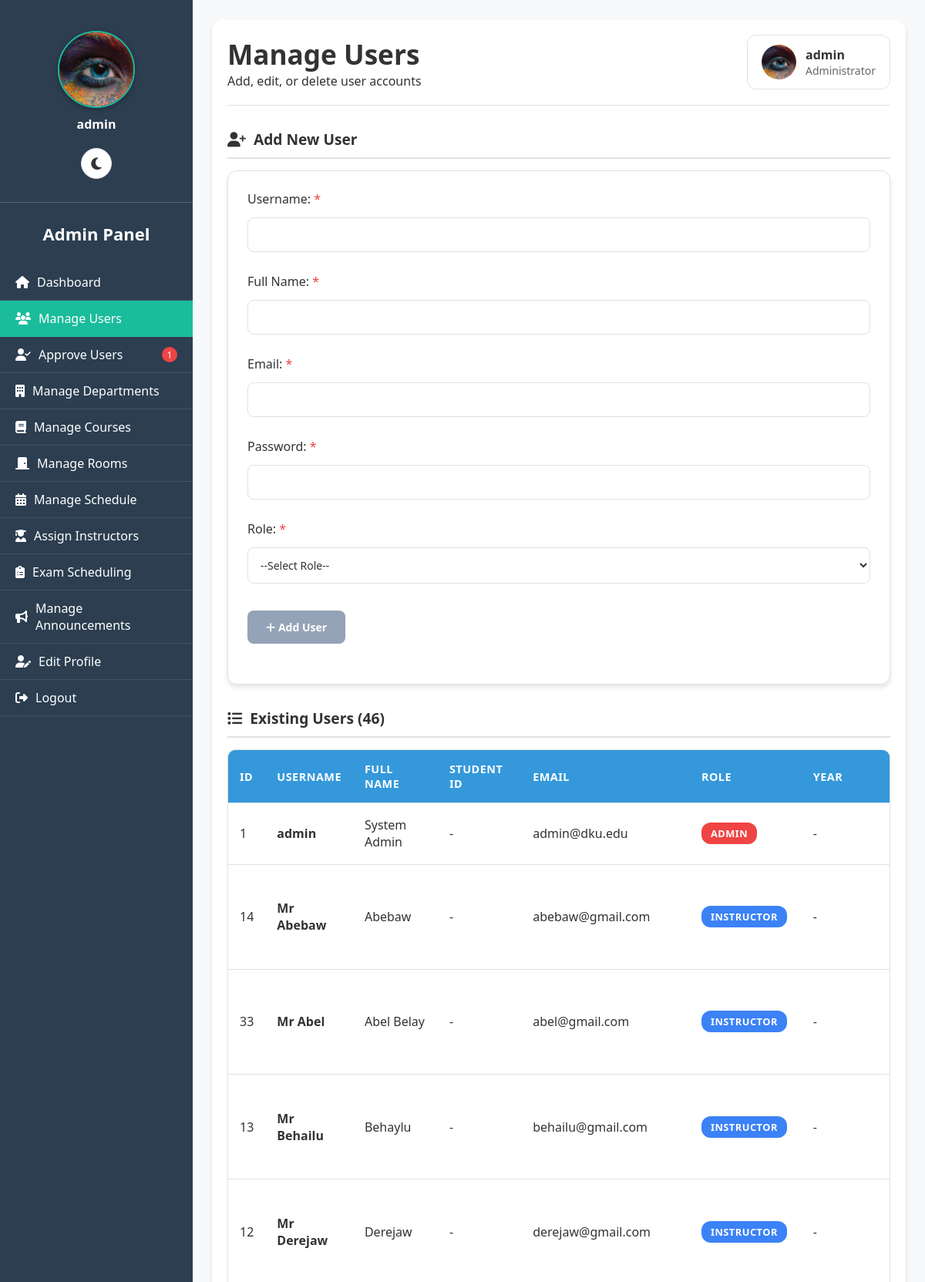
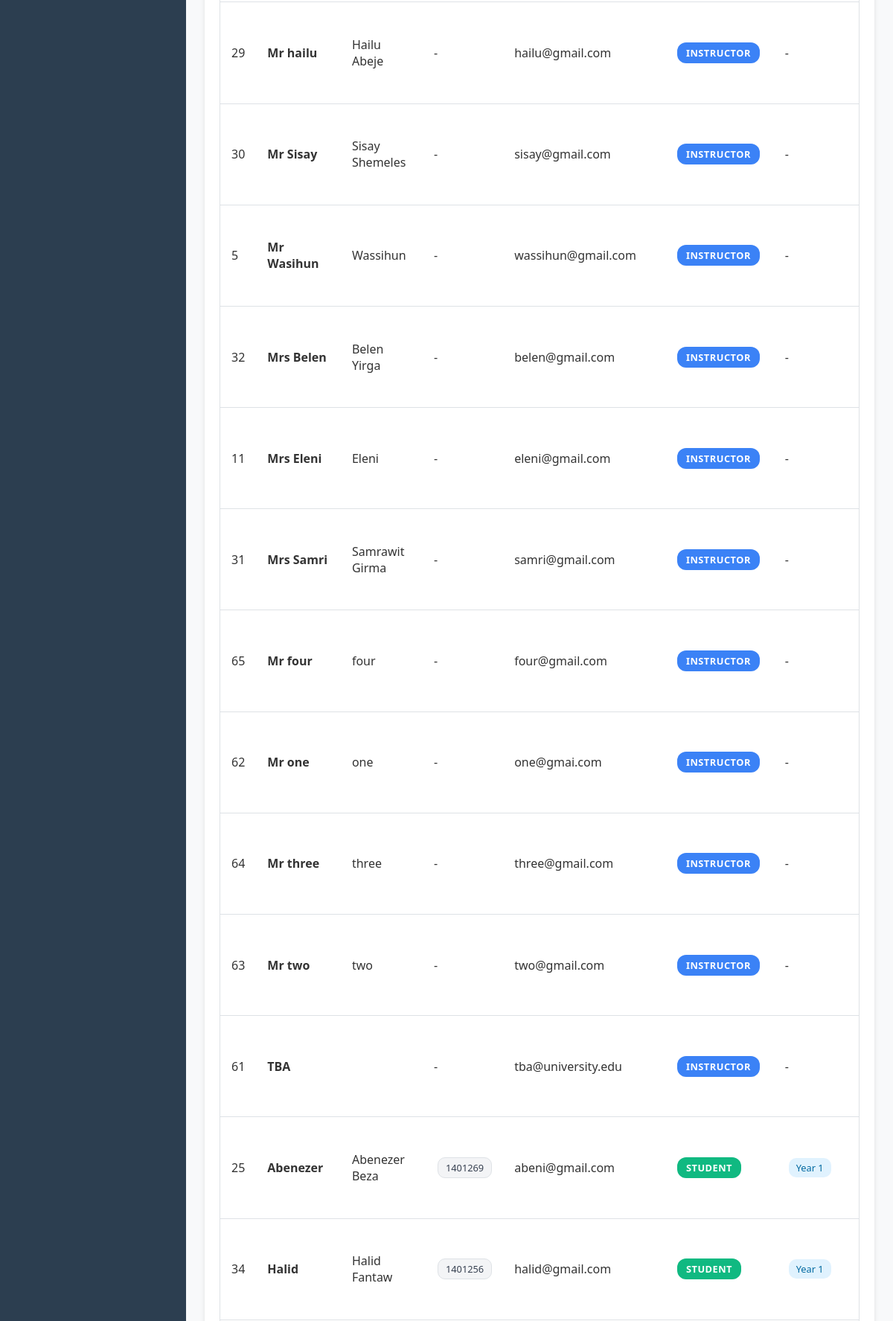
/admin/manage_users.php (signed in, upper part), run on the app's committed database (2 pictures, top to bottom).
### tables this page shows
CREATE TABLE `users` (
  `user_id` int(11) NOT NULL,
  `username` varchar(50) NOT NULL,
  `password` varchar(255) NOT NULL,
  `full_name` varchar(100) NOT NULL,
  `student_id` varchar(50) DEFAULT NULL,
  `email` varchar(100) DEFAULT NULL,
  `role` enum('admin','instructor','student','department_head') NOT NULL,
  `department_id` int(11) DEFAULT NULL,
  `year` varchar(10) DEFAULT NULL,
  `created_at` timestamp NOT NULL DEFAULT current_timestamp(),
  `profile_picture` varchar(255) DEFAULT NULL,
  `email_verified` tinyint(1) DEFAULT 0,
  `verification_token` varchar(255) DEFAULT NULL,
  `is_approved` tinyint(1) DEFAULT 0,
  `is_verified` tinyint(1) NOT NULL DEFAULT 0,
  `id_number` varchar(20) DEFAULT NULL
);

### public/admin/manage_users.php (the view, shortened to what this page needs)
<?php
require __DIR__ . '/../../includes/db.php';
include __DIR__ . '/../includes/darkmode.php';
$user_stmt = $pdo->prepare("SELECT username, email, profile_picture FROM users WHERE user_id=?");
$user_stmt->execute([$_SESSION['user_id']]);
$current_user = $user_stmt->fetch();
function getAdminProfilePicturePath($profile_picture) {
    $locations = [
        __DIR__ . '/../uploads/admin/' . $profile_picture,
        __DIR__ . '/../uploads/' . $profile_picture,
        __DIR__ . '/../../uploads/' . $profile_picture,
        'uploads/admin/' . $profile_picture,
        '../uploads/admin/' . $profile_picture,
        'uploads/' . $profile_picture,
        '../uploads/' . $profile_picture,
    ];
    foreach ($locations as $location) {
        if (file_exists($location)) {
            if (strpos($location, '/admin/') !== false) {
                return '../uploads/admin/' . $profile_picture;
            } elseif (strpos($location, 'uploads/admin/') !== false) {
                return 'uploads/admin/' . $profile_picture;
            } elseif (strpos($location, '../uploads/') !== false) {
                return '../uploads/' . $profile_picture;
            } elseif (strpos($location, 'uploads/') !== false) {
                return 'uploads/' . $profile_picture;
            }
        }
    }
    return '../assets/default_profile.png';
}
$profile_img_path = getAdminProfilePicturePath($current_user['profile_picture'] ?? '');
$editing = false;
$edit_data = [];
$pending_stmt = $pdo->query("SELECT COUNT(*) as count FROM users WHERE is_approved = 0");
$pending_approvals = $pending_stmt->fetchColumn() ?: 0;
$users = $pdo->query("SELECT u.*, d.department_name FROM users u LEFT JOIN departments d ON u.department_id=d.department_id ORDER BY u.role, u.year, u.username")->fetchAll();
$current_page = basename($_SERVER['PHP_SELF']);
?>
<!DOCTYPE html>
<html lang="en" data-theme="<?= $darkMode ? 'dark' : 'light' ?>">
<head>
<link rel="stylesheet" href="https://cdnjs.cloudflare.com/ajax/libs/font-awesome/6.4.0/css/all.min.css">
<link rel="stylesheet" href="../../assets/css/darkmode.css">
</head>
<body>
<div class="sidebar" id="sidebar">
    <div class="sidebar-content" id="sidebarContent">
        <div class="sidebar-profile">
            <img src="<?= htmlspecialchars($profile_img_path) ?>" alt="Profile Picture" id="sidebarProfilePic"
                 onerror="this.onerror=null; this.src='../assets/default_profile.png';">
            <p><?= htmlspecialchars($current_user['username']) ?></p>
        </div>
        <h2>Admin Panel</h2>
        <a href="dashboard.php" class="<?= $current_page=='dashboard.php'?'active':'' ?>">
            <i class="fas fa-home"></i> Dashboard
        </a>
        <a href="manage_users.php" class="active">
            <i class="fas fa-users"></i> Manage Users
        </a>
        <a href="approve_users.php" class="<?= $current_page=='approve_users.php'?'active':'' ?>">
            <i class="fas fa-user-check"></i> Approve Users
            <?php if($pending_approvals > 0): ?>
                <span class="pending-badge"><?= $pending_approvals ?></span>
            <?php endif; ?>
        </a>
        <a href="manage_departments.php" class="<?= $current_page=='manage_departments.php'?'active':'' ?>">
            <i class="fas fa-building"></i> Manage Departments
        </a>
        <a href="manage_courses.php" class="<?= $current_page=='manage_courses.php'?'active':'' ?>">
            <i class="fas fa-book"></i> Manage Courses
        </a>
        <a href="manage_rooms.php" class="<?= $current_page=='manage_rooms.php'?'active':'' ?>">
            <i class="fas fa-door-closed"></i> Manage Rooms
        </a>
        <a href="manage_schedules.php" class="<?= $current_page=='manage_schedules.php'?'active':'' ?>">
            <i class="fas fa-calendar-alt"></i> Manage Schedule
        </a>
        <a href="assign_instructors.php" class="<?= $current_page=='assign_instructors.php'?'active':'' ?>">
            <i class="fas fa-user-graduate"></i> Assign Instructors
        </a>
        <a href="admin_exam_schedules.php" class="<?= $current_page=='admin_exam_schedules.php'?'active':'' ?>">
            <i class="fas fa-clipboard-list"></i> Exam Scheduling
        </a>
        <a href="manage_announcements.php" class="<?= $current_page=='manage_announcements.php'?'active':'' ?>">
            <i class="fas fa-bullhorn"></i> Manage Announcements
        </a>
        <a href="edit_profile.php" class="<?= $current_page=='edit_profile.php'?'active':'' ?>">
            <i class="fas fa-user-edit"></i> Edit Profile
        </a>
        <a href="../logout.php">
            <i class="fas fa-sign-out-alt"></i> Logout
        </a>
    </div>
</div>
<div class="main-content">
    <div class="content-wrapper">
        <div class="header">
            <div>
                <h1>Manage Users</h1>
                <p>Add, edit, or delete user accounts</p>
            </div>
            <div class="user-info">
                <img src="<?= htmlspecialchars($profile_img_path) ?>" alt="Profile" id="headerProfilePic"
                     onerror="this.onerror=null; this.src='../assets/default_profile.png';">
                <div>
                    <div><?= htmlspecialchars($current_user['username']) ?></div>
                    <small>Administrator</small>
                </div>
            </div>
        </div>
        <div class="user-form-section">
            <div class="form-section-title">
                <i class="fas fa-<?= $editing ? 'edit' : 'user-plus' ?>"></i>
                <?= $editing ? "Edit User" : "Add New User" ?>
            </div>
            <form method="POST" class="user-form" id="userForm" onsubmit="return validateForm()">
                <div class="form-group">
                    <label class="required">Username:</label>
                    <input type="text" name="username" value="<?= isset($edit_data['username']) ? htmlspecialchars($edit_data['username']) : '' ?>" required>
                </div>
                <div class="form-group">
                    <label class="required">Full Name:</label>
                    <input type="text" name="full_name" value="<?= isset($edit_data['full_name']) ? htmlspecialchars($edit_data['full_name']) : '' ?>" required>
                </div>
                <div class="form-group">
                    <label class="required">Email:</label>
                    <input type="email" name="email" value="<?= isset($edit_data['email']) ? htmlspecialchars($edit_data['email']) : '' ?>" required>
                </div>
                <div class="form-group">
                    <label class="<?= !$editing ? 'required' : '' ?>">Password: <?= $editing ? "<small>(Leave blank to keep current)</small>" : "" ?></label>
                    <input type="password" name="password" id="password-input" <?= !$editing ? 'required' : '' ?>>
                </div>
                <div class="form-group">
                    <label class="required">Role:</label>
                    <select name="role" id="role-select" required>
                        <option value="">--Select Role--</option>
                    </select>
                </div>
                <div class="form-group">
                    <button type="submit" name="save_user" id="submit-btn" <?= $editing ? '' : 'disabled' ?>>
                        <i class="fas fa-<?= $editing ? 'save' : 'plus' ?>"></i>
                        <?= $editing ? "Update User" : "Add User" ?>
                    </button>
                </div>
            </form>
        </div>
        <div class="users-table-section">
            <div class="form-section-title">
                <i class="fas fa-list"></i>
                Existing Users (<?= count($users) ?>)
            </div>
            <div class="table-container">
                <table class="user-table">
                    <thead>
                        <tr>
                            <th>ID</th>
                            <th>Username</th>
                            <th>Full Name</th>
                            <th>Student ID</th>
                            <th>Email</th>
                            <th>Role</th>
                            <th>Year</th>
                        </tr>
                    </thead>
                    <tbody>
                        <?php foreach($users as $u): ?>
                            <tr>
                                <td data-label="ID"><?= $u['user_id'] ?></td>
                                <td data-label="Username">
                                    <strong><?= htmlspecialchars($u['username']) ?></strong>
                                </td>
                                <td data-label="Full Name"><?= htmlspecialchars($u['full_name'] ?? '-') ?></td>
                                <td data-label="Student ID">
                                    <?php if($u['role'] === 'student' && !empty($u['student_id'])): ?>
                                        <span class="student-id-badge"><?= htmlspecialchars($u['student_id']) ?></span>
                                    <?php else: ?>
                                        -
                                    <?php endif; ?>
                                </td>
                                <td data-label="Email"><?= htmlspecialchars($u['email']) ?></td>
                                <td data-label="Role">
                                    <span class="role-badge role-<?= $u['role'] ?>">
                                        <?= htmlspecialchars(ucfirst(str_replace('_', ' ', $u['role']))) ?>
                                    </span>
                                </td>
                                <td data-label="Year">
                                    <?php if($u['role'] === 'student' && isset($u['year'])): ?>
                                        <?php if($u['year'] == 'Freshman'): ?>
                                            <span class="year-badge">Freshman</span>
                                        <?php elseif(strpos($u['year'], 'E') === 0): ?>
                                            <span class="year-badge">E<?= substr($u['year'], 1) ?></span>
                                        <?php elseif(is_numeric($u['year'])): ?>
                                            <span class="year-badge">Year <?= $u['year'] ?></span>
                                        <?php endif; ?>
                                    <?php else: ?>
                                        -
                                    <?php endif; ?>
                                </td>
                            </tr>
                        <?php endforeach; ?>
                    </tbody>
                </table>
            </div>
        </div>
    </div>
</div>
</body>
</html>

### public/assets/css/darkmode.css (style rules this page uses)
:root { --bg-primary: #ffffff; --bg-secondary: #f3f4f6; --bg-sidebar: #2c3e50; --bg-card: #ffffff; --bg-input: #ffffff; --text-primary: #111827; --text-secondary: #4b5563; --text-light: #6b7280; --text-sidebar: #ecf0f1; --border-color: #d1d5db; --shadow-color: rgba(0, 0, 0, 0.1); --hover-color: #f9fafb; --table-header: #34495e; --table-stripe: #f2f2f2; --success-bg: #dcfce7; --success-text: #166534; --error-bg: #fee2e2; --error-text: #991b1b; --warning-bg: #fef3c7; --warning-text: #92400e; --info-bg: #dbeafe; --info-text: #1e40af; }
body { background: var(--bg-primary); color: var(--text-primary); }
.sidebar { background: var(--bg-sidebar) !important; }
.sidebar a { color: var(--text-sidebar) !important; }
.sidebar a.active { background: #1abc9c !important; }
.main-content { background: var(--bg-primary); }
.user-form { background: var(--bg-card); }
.user-form input, .user-form select { background: var(--bg-input); color: var(--text-primary); border-color: var(--border-color); }
.user-table th { background: var(--table-header) !important; }
.user-table tr:nth-child(even) { background: var(--table-stripe); }
.form-group label { color: var(--text-primary); }

### public/includes/darkmode.php (style rules this page uses)
:root { --bg-primary: #ffffff; --bg-secondary: #f3f4f6; --bg-sidebar: #2c3e50; --bg-card: #ffffff; --bg-input: #ffffff; --text-primary: #111827; --text-secondary: #4b5563; --text-light: #6b7280; --text-sidebar: #ecf0f1; --border-color: #d1d5db; --shadow-color: rgba(0, 0, 0, 0.1); --hover-color: #f9fafb; --table-header: #34495e; --table-stripe: #f2f2f2; }
body { background: var(--bg-primary); color: var(--text-primary); transition: background-color 0.3s ease, color 0.3s ease; }

### data on the page
users: profile_picture (picture), username "admin", user_id "1", full_name "System Admin", email "admin@dku.edu", role "ADMIN"
users: user_id "14", username "Mr Abebaw", full_name "Abebaw", email "abebaw@gmail.com", role "INSTRUCTOR"
users: user_id "33", username "Mr Abel", full_name "Abel Belay", email "abel@gmail.com", role "INSTRUCTOR"
users: user_id "13", username "Mr Behailu", full_name "Behaylu", email "behailu@gmail.com", role "INSTRUCTOR"
users: user_id "12", username "Mr Derejaw", full_name "Derejaw", email "derejaw@gmail.com", role "INSTRUCTOR"
users: user_id "29", username "Mr hailu", full_name "Hailu Abeje", email "hailu@gmail.com", role "INSTRUCTOR"
users: user_id "30", username "Mr Sisay", full_name "Sisay Shemeles", email "sisay@gmail.com", role "INSTRUCTOR"
users: user_id "5", username "Mr Wasihun", full_name "Wassihun", email "wassihun@gmail.com", role "INSTRUCTOR"
users: user_id "32", username "Mrs Belen", full_name "Belen Yirga", email "belen@gmail.com", role "INSTRUCTOR"
users: user_id "11", username "Mrs Eleni", full_name "Eleni", email "eleni@gmail.com", role "INSTRUCTOR"
users: user_id "31", username "Mrs Samri", full_name "Samrawit Girma", email "samri@gmail.com", role "INSTRUCTOR"
users: user_id "65", username "Mr four", full_name "four", email "four@gmail.com", role "INSTRUCTOR"
users: user_id "62", username "Mr one", full_name "one", email "one@gmai.com", role "INSTRUCTOR"
users: user_id "64", username "Mr three", full_name "three", email "three@gmail.com", role "INSTRUCTOR"
users: user_id "63", username "Mr two", full_name "two", email "two@gmail.com", role "INSTRUCTOR"
users: user_id "61", username "TBA", email "tba@university.edu", role "INSTRUCTOR"
users: user_id "25", username "Abenezer", full_name "Abenezer Beza", student "1401269", email "abeni@gmail.com", role "STUDENT", year "1"
users: user_id "34", username "Halid", full_name "Halid Fantaw", student "1401256", email "halid@gmail.com", role "STUDENT", year "1"

### other printed values
$pending_approvals "1"
count($users) "46"
